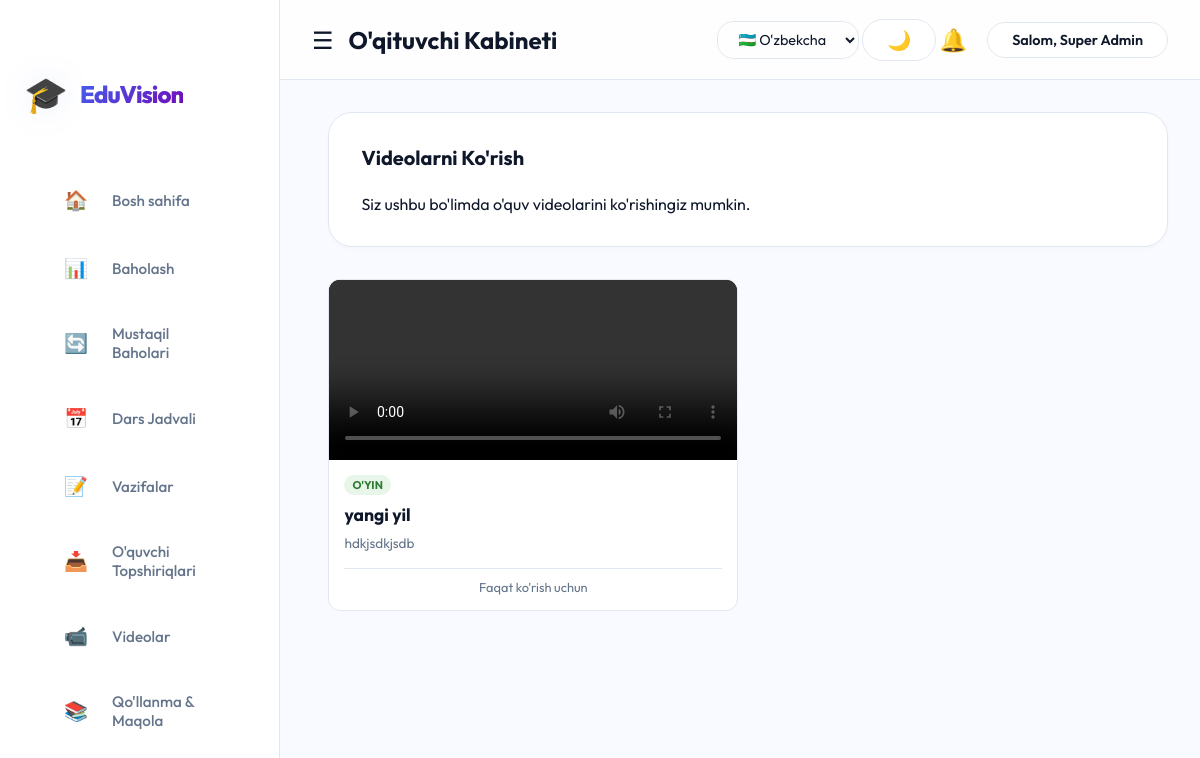
The page /teacher/videos.php (signed in) on the database its author committed.
### tables this page shows
CREATE TABLE `videos` (
  `id` int(11) NOT NULL,
  `title` varchar(255) NOT NULL,
  `description` text,
  `file_path` varchar(255) NOT NULL,
  `type` enum('game','skill') NOT NULL,
  `created_at` timestamp NULL DEFAULT CURRENT_TIMESTAMP
);

### teacher/videos.php (the view, shortened to what this page needs)
<?php
require '../config/db.php';
$videos = $pdo->query("SELECT * FROM videos ORDER BY id DESC")->fetchAll();
?>
<!DOCTYPE html>
<html lang="uz">
<head>
    <link rel="stylesheet" href="../assets/css/style.css">
</head>
<body>
    <?php include ($_SESSION['role'] == 'admin' ? 'sidebar.php' : '../teacher/sidebar.php'); ?>
    <div class="main-content">
        <div class="card">
            <h3>Videolarni Ko'rish</h3>
            <p>Siz ushbu bo'limda o'quv videolarini ko'rishingiz mumkin.</p>
        </div>
        <div style="display: grid; grid-template-columns: repeat(auto-fill, minmax(320px, 1fr)); gap: 20px; margin-top: 20px;">
            <?php foreach ($videos as $video): ?>
                <div class="video-card" style="background: var(--bg-card); border-radius: 12px; border: 1px solid var(--border-color); overflow: hidden; display: flex; flex-direction: column; box-shadow: var(--shadow); position: relative;">
                    <video width="100%" controls style="max-height: 180px; background: #000;">
                        <source src="../<?= $video['file_path'] ?>" type="video/mp4">
                    </video>
                    <div style="padding: 15px; flex: 1; display: flex; flex-direction: column;">
                        <span style="font-size: 0.7rem; background: #e8f5e9; color: #2e7d32; padding: 3px 8px; border-radius: 10px; align-self: flex-start; margin-bottom: 8px; font-weight: bold;">
                            <?= htmlspecialchars($video['type'] == 'game' ? "O'YIN" : "MAHORAT") ?>
                        </span>
                        <h4 style="margin-bottom: 8px; font-size: 1.1rem;"><?= htmlspecialchars($video['title']) ?></h4>
                        <p style="font-size: 0.85rem; color: var(--text-light); line-height: 1.4; display: -webkit-box; -webkit-line-clamp: 2; -webkit-box-orient: vertical; overflow: hidden; margin-bottom: 15px;">
                            <?= htmlspecialchars($video['description']) ?>
                        </p>
                        <div style="margin-top: auto; display: flex; justify-content: center; border-top: 1px solid var(--border-color); padding-top: 10px;">
                            <span style="color: var(--text-light); font-size: 0.8rem;">Faqat ko'rish uchun</span>
                        </div>
                    </div>
                </div>
            <?php endforeach; ?>
        </div>
    </div>
</body>
</html>

### assets/css/style.css (style rules this page uses)
:root { --primary-color: #4361ee; --primary-hover: #3a56d4; --primary-soft: rgba(67, 97, 238, 0.1); --secondary-color: #f8faff; --sidebar-bg: #ffffff; --sidebar-text: #64748b; --sidebar-active: #4361ee; --sidebar-active-bg: rgba(67, 97, 238, 0.08); --text-dark: #0f172a; --text-light: #64748b; --danger: #ef4444; --success: #10b981; --warning: #f59e0b; --white: #ffffff; --border-color: #e2e8f0; --bg-card: #ffffff; --glass-bg: rgba(255, 255, 255, 0.7); --glass-border: rgba(255, 255, 255, 0.3); --shadow-sm: 0 2px 4px rgba(0, 0, 0, 0.02); --shadow-md: 0 10px 15px -3px rgba(0, 0, 0, 0.05); --shadow-lg: 0 20px 25px -5px rgba(0, 0, 0, 0.08); --shadow-premium: 0 20px 40px -10px rgba(67, 97, 238, 0.2); --radius-md: 16px; --radius-lg: 24px; --sidebar-width: 280px; --header-height: 80px; }
* { margin: 0; padding: 0; box-sizing: border-box; font-family: 'Outfit', sans-serif; }
body { background-color: var(--secondary-color); color: var(--text-dark); display: flex; min-height: 100vh; font-size: 16px; }
.main-content { margin-left: var(--sidebar-width); width: calc(100% - var(--sidebar-width)); padding: 2rem; margin-top: var(--header-height); }
.card { background: white; padding: 2rem; border-radius: var(--radius-lg); box-shadow: var(--shadow-sm); margin-bottom: 2rem; border: 1px solid #e2e8f0; transition: all 0.3s ease; }
.card h3 { margin-bottom: 1.5rem; font-weight: 700; color: var(--text-dark); font-size: 1.25rem; display: flex; align-items: center; justify-content: space-between; }
.video-card { background: var(--bg-card); border-radius: var(--radius-lg); border: 1px solid var(--border-color); overflow: hidden; transition: all 0.4s cubic-bezier(0.4, 0, 0.2, 1); display: flex; flex-direction: column; box-shadow: var(--shadow-md); }
.video-card video { width: 100%; aspect-ratio: 16 / 9; object-fit: cover; background: #000; transition: filter 0.3s; }

### rows shown on the page
videos: type "O'YIN", title "yangi yil", description "hdkjsdkjsdb"

### other values the page prints
$lang['system_title'] "EduVision"
$lang['home'] "Bosh sahifa"
$lang['videos'] "Videolar"
$lang['manuals'] "Qo'llanma & Maqola"
$lang['welcome'] "Salom"
$_SESSION['name'] "Super Admin"
